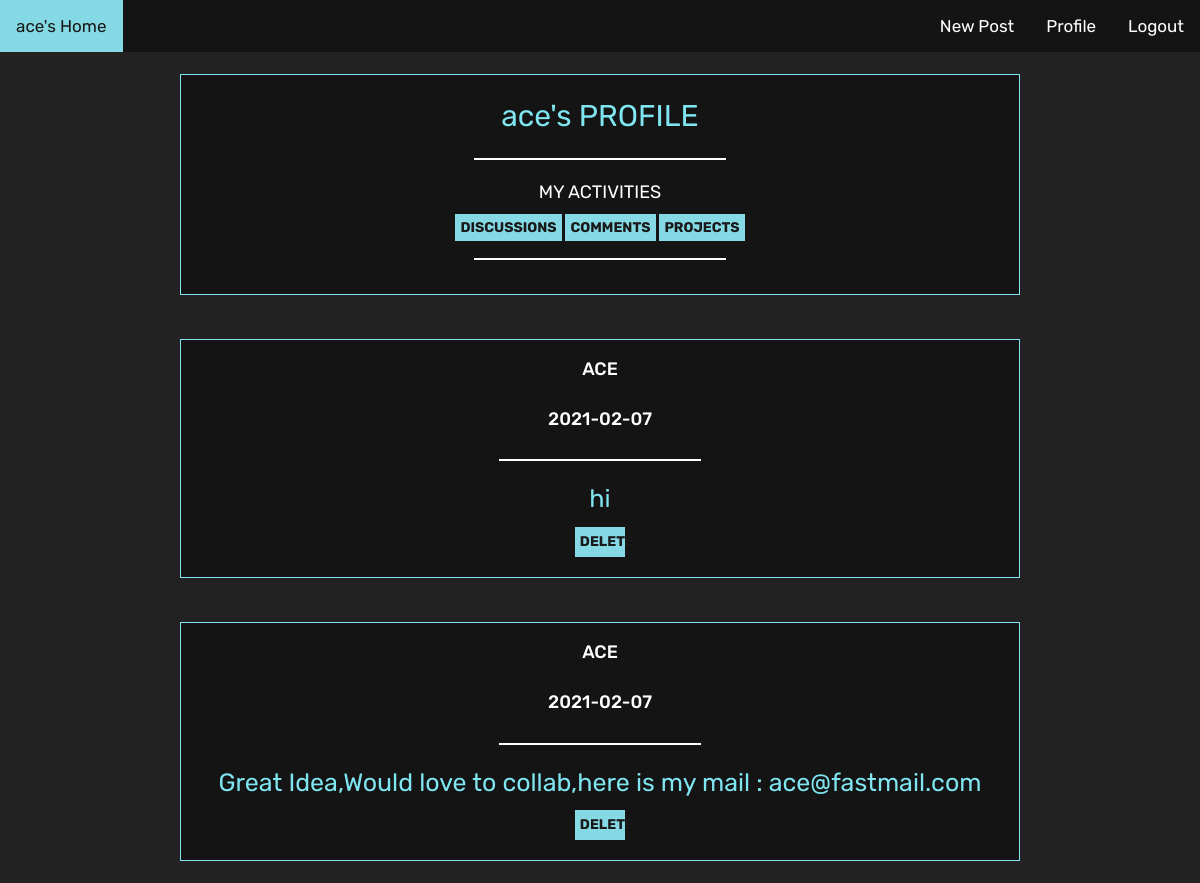
/usersave.php?comment=1 (signed in), run on the app's committed database.
### tables this page shows
CREATE TABLE `projectcomments` (
  `postid` int(11) NOT NULL,
  `email` varchar(255) NOT NULL,
  `comment` varchar(255) NOT NULL,
  `dates` date NOT NULL
);

### get_savedposts.php (the view, shortened to what this page needs)
<?php
function getMyProjComments(){
  $con = mysqli_connect("localhost","root","","posts");
  $user=$_SESSION['email'];
  $query = "SELECT * FROM `projectcomments` where email='$user'";
  $result=mysqli_query($con,$query);
  while($row2=mysqli_fetch_array($result)){
    echo '
    <div class="searchbar">
    <h3 class="cmname">'.$row2['email'].'</h3>
    <h3 class="cmname">'.$row2['dates'].'</h3>
    <hr width="200px">
    <p class="cmcontent">'.$row2['comment'].'</p>
    ';
    if($_SESSION['email']===$row2['email'])
    {
      echo '
      <a class="btnLike" style="width:6%;" href="deleteComment.php?id='.$row2["postid"].'">DELETE</a>
      <br>
      </div>
      ';
    }
    else{
      echo'
      </div>';
    }
}
}
?>

### styles/inprof.css (style rules this page uses)
body { background: #222222; }
.searchbar { background: #141414; border:1px solid #7FE5F0; width: 70%; margin:22px auto; display: table; }
.searchbar { display: flex; flex-direction: column; align-items: center; text-align: center; }
hr { border: 1px solid ; color:#fff; }
.cmcontent { font-size: 25px; font-family: 'Rubik', sans-serif; color:#7FE5F0; }
.cmname { text-transform: uppercase; font-size: 18px; font-family: 'Rubik', sans-serif; color:#fff; }
.btnLike { width: 100%; padding: 5px; background-color:#84D9E5; color:#191919; border:0; font-weight: bold; font-family: 'Rubik', sans-serif; }

### data on the page
projectcomments: email "ACE", dates "2021-02-07", comment "hi"
projectcomments: email "ACE", dates "2021-02-07", comment "Great Idea,Would love to collab,here is my mail : ace@fastmail.com"

### other printed values
$_SESSION["email"] "ace"
